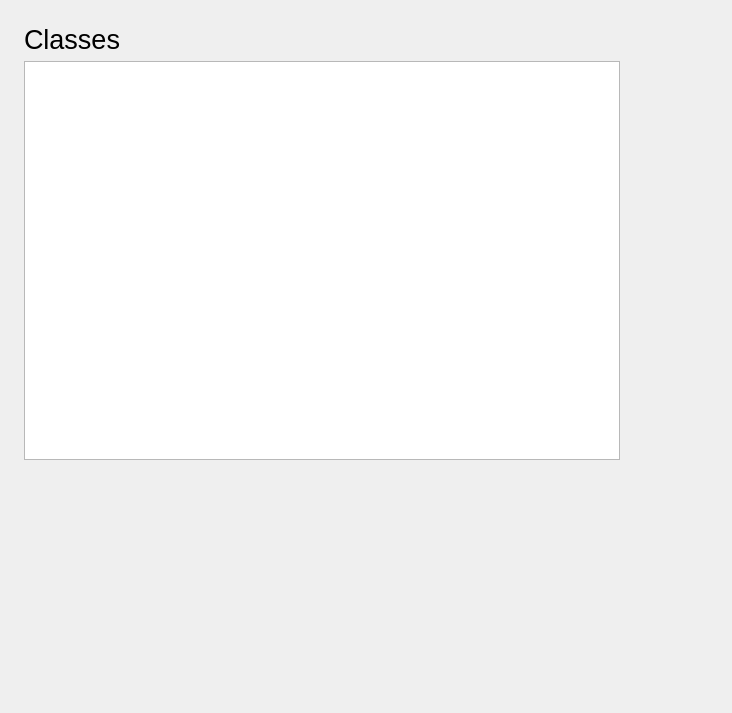
<?xml version="1.0" encoding="UTF-8"?>
<ui version="4.0">
 <class>ClassView</class>
 <widget class="QWidget" name="ClassView">
  <property name="geometry">
   <rect>
    <x>0</x>
    <y>0</y>
    <width>732</width>
    <height>713</height>
   </rect>
  </property>
  <property name="windowTitle">
   <string>Form</string>
  </property>
  <widget class="QWidget" name="gridLayoutWidget">
   <property name="geometry">
    <rect>
     <x>9</x>
     <y>9</y>
     <width>611</width>
     <height>451</height>
    </rect>
   </property>
   <layout class="QGridLayout" name="gridLayout">
    <item row="1" column="1">
     <widget class="QLabel" name="ClassLabel">
      <property name="font">
       <font>
        <pointsize>20</pointsize>
       </font>
      </property>
      <property name="text">
       <string>Classes</string>
      </property>
     </widget>
    </item>
    <item row="2" column="0">
     <spacer name="horizontalSpacer">
      <property name="orientation">
       <enum>Qt::Horizontal</enum>
      </property>
      <property name="sizeType">
       <enum>QSizePolicy::Fixed</enum>
      </property>
      <property name="sizeHint" stdset="0">
       <size>
        <width>15</width>
        <height>20</height>
       </size>
      </property>
     </spacer>
    </item>
    <item row="2" column="1">
     <widget class="QListWidget" name="ClassList"/>
    </item>
    <item row="0" column="1">
     <spacer name="verticalSpacer">
      <property name="orientation">
       <enum>Qt::Vertical</enum>
      </property>
      <property name="sizeType">
       <enum>QSizePolicy::Fixed</enum>
      </property>
      <property name="sizeHint" stdset="0">
       <size>
        <width>20</width>
        <height>15</height>
       </size>
      </property>
     </spacer>
    </item>
   </layout>
  </widget>
 </widget>
 <resources/>
 <connections/>
</ui>
